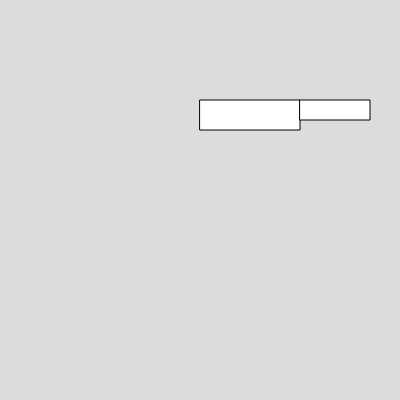
Frame 1 (no input)
Frame 60 (no input): identical to frame 1, image omitted
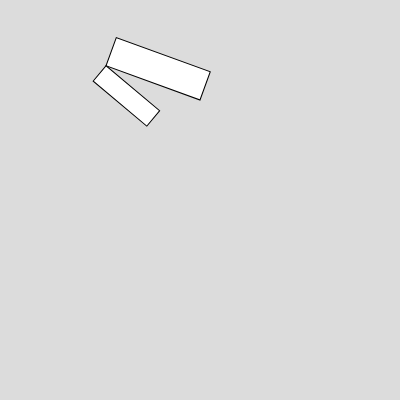
Frame 120 (the mouse pressed at the canvas centre since frame 60)

The p5.js sketch that drew these frames (run headless with seeded random() and noise() and a simulated clock; from frame 60 on, the mouse is pressed at the canvas centre):

// p5.js sketch
// ── sketch.js
function setup() {
  createCanvas(400, 400);
  angleMode(DEGREES);
}

function draw() {
  background(220);

  // Verschieben vom Zeichenkoordinatensystem:
  translate(200, 100);

  rotate(mouseX);

  //rectMode(CENTER);
  //rect(-50, -15, 100, 30);
  rect(0, 0, 100, 30);

  translate(100, 0);
  rotate(mouseY);
  rect(0, 0, 70, 20);

  // setzt das Zeichenkoordiantensystem (Verschiebung, Rotation und Skalierung)
  // auf den Startwert linke obere Ecke zurück
  resetMatrix();


}
